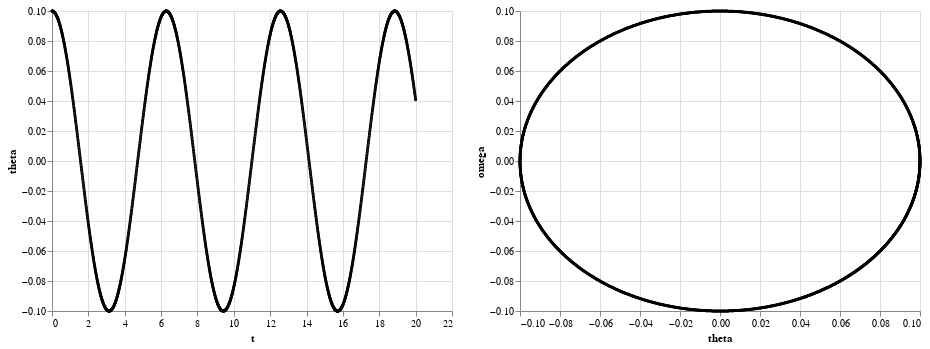

This figure's notebook cell:
### Code cell
solve_plot()

### Figure 1 — Vega-Lite specification as saved in the notebook (floating-point values rounded to 4 significant figures; data arrays with more than 128 entries replaced by an {"elided": "..."} marker saying what was removed)
{"$schema": "https://vega.github.io/schema/vega-lite/v2.6.0.json", "config": {"view": {"height": 300, "width": 400}}, "datasets": {"data-4e534412eda33068e47fb10825a50efe": {"elided": "2001 records"}}, "hconcat": [{"data": {"name": "data-4e534412eda33068e47fb10825a50efe"}, "encoding": {"color": {"condition": {"selection": "selector002", "value": "black"}, "value": "lightgray"}, "opacity": {"condition": {"selection": "selector002", "value": 1}, "value": 0.2}, "size": {"value": "1"}, "x": {"field": "t", "type": "quantitative"}, "y": {"field": "theta", "type": "quantitative"}}, "mark": "point", "selection": {"selector002": {"encodings": ["x", "y"], "mark": {"fill": "#333", "fillOpacity": 0.125, "stroke": "white"}, "on": "[mousedown, window:mouseup] > window:mousemove!", "resolve": "global", "translate": "[mousedown, window:mouseup] > window:mousemove!", "type": "interval", "zoom": "wheel!"}}}, {"data": {"name": "data-4e534412eda33068e47fb10825a50efe"}, "encoding": {"color": {"condition": {"selection": "selector002", "value": "black"}, "value": "lightgray"}, "opacity": {"condition": {"selection": "selector002", "value": 1}, "value": 0.2}, "size": {"value": "1"}, "x": {"field": "theta", "type": "quantitative"}, "y": {"field": "omega", "type": "quantitative"}}, "mark": "point", "selection": {"selector002": {"encodings": ["x", "y"], "mark": {"fill": "#333", "fillOpacity": 0.125, "stroke": "white"}, "on": "[mousedown, window:mouseup] > window:mousemove!", "resolve": "global", "translate": "[mousedown, window:mouseup] > window:mousemove!", "type": "interval", "zoom": "wheel!"}}}]}
